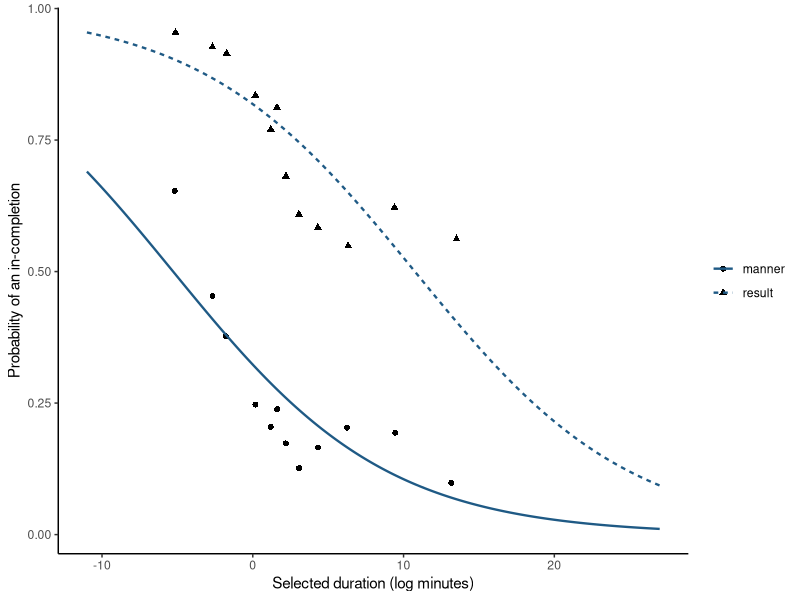

The R script that drew this image:
## ---- chunk 1
#| label: load-and-fit-link
#| echo: true
st <- read.csv("data/supertelicity/supertelicity-cloze.csv")
st$verb_type <- factor(st$verb_type, levels = c("manner", "result"))
st$duration_centered <- st$log_duration_minutes -
  mean(st$log_duration_minutes, na.rm = TRUE)
st <- st[!is.na(st$duration_centered), ]
fit <- glm(prep_in ~ duration_centered + verb_type,
           family = binomial(link = "logit"), data = st)
## ---- chunk 2
#| label: compare-valid-bernoulli-links
#| echo: true
p <- sort(unique(aggregate(prep_in ~ verb_type, st, mean)$prep_in))
data.frame(probability = p, logit = qlogis(p), probit = qnorm(p),
           complementary_log_log = log(-log(1 - p)))
## ---- chunk 3
#| label: link-map
#| echo: true
observed <- aggregate(prep_in ~ verb_type, st, mean)
observed$empirical_logit <- qlogis(observed$prep_in)
observed$round_trip_probability <- plogis(observed$empirical_logit)
observed
## ---- chunk 4
#| label: plot-link-fit
#| echo: true
library(ggplot2)
grid <- expand.grid(
  duration_centered = seq(min(st$duration_centered), max(st$duration_centered),
                          length.out = 201L),
  verb_type = levels(st$verb_type)
)
grid$log_duration_minutes <- grid$duration_centered + mean(st$log_duration_minutes)
grid$eta <- predict(fit, newdata = grid, type = "link")
grid$probability <- plogis(grid$eta)
st$duration_bin <- cut(st$log_duration_minutes,
  unique(quantile(st$log_duration_minutes, probs = seq(0, 1, length.out = 13L))),
  include.lowest = TRUE)
binned <- aggregate(cbind(prep_in, log_duration_minutes) ~ duration_bin + verb_type,
                    st, mean)
ggplot() +
  geom_point(data = binned,
             aes(log_duration_minutes, prep_in, shape = verb_type), size = 1.7) +
  geom_line(data = grid,
            aes(log_duration_minutes, probability, linetype = verb_type),
            color = "#1F5A85", linewidth = .8) +
  labs(x = "Selected duration (log minutes)",
       y = "Probability of an in-completion", shape = NULL, linetype = NULL) +
  theme_classic()
## ---- chunk 5
#| label: baseline-dependent-probability-change
#| echo: true
baseline <- observed$prep_in
data.frame(baseline,
  after_one_log_odds_unit = plogis(qlogis(baseline) + 1),
  probability_change = plogis(qlogis(baseline) + 1) - baseline)
